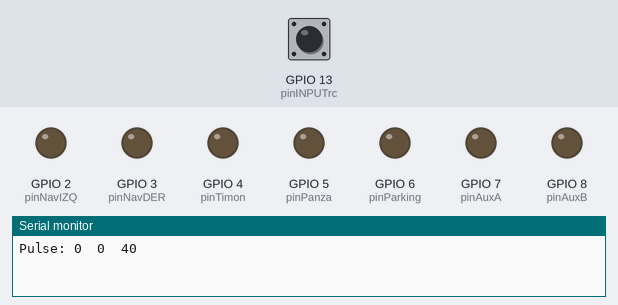
The sketch below on a simulated ESP32. On the bench: output pins drawn as LEDs (lit = HIGH), the last lines printed to the serial monitor. Inputs (shaded band) come from the test bench; at power-on: GPIO 13 (pinINPUTrc) LOW.

Above: at 1.2 s.
1.3 s: GPIO 13 (pinINPUTrc) pulsed HIGH 5 times (0.12 s each, 0.3 s apart)
At 1.9 s:
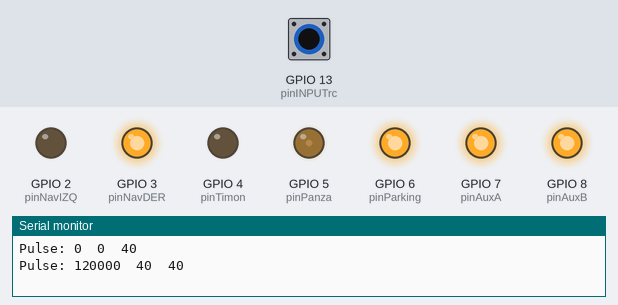
At 3.5 s:
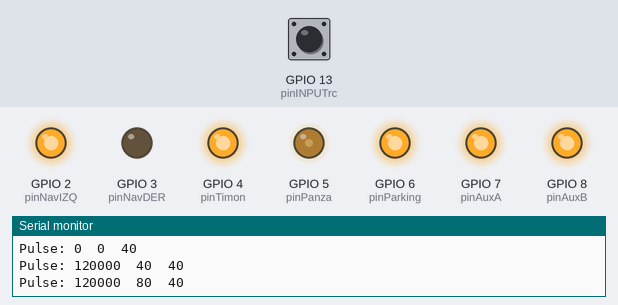
5.3 s: GPIO 13 (pinINPUTrc) pulsed HIGH 2 times (0.12 s each, 0.3 s apart)
At 6.1 s:
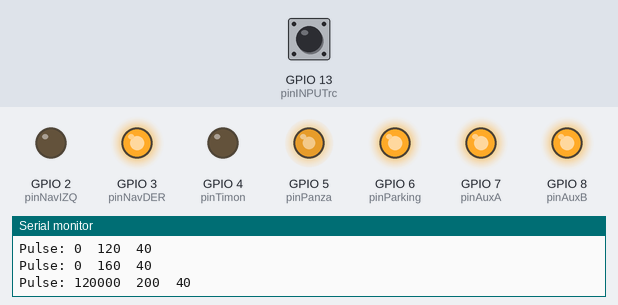
Timing chart, 0 to 8.4 s (numbered marks = the images above; inputs shaded):
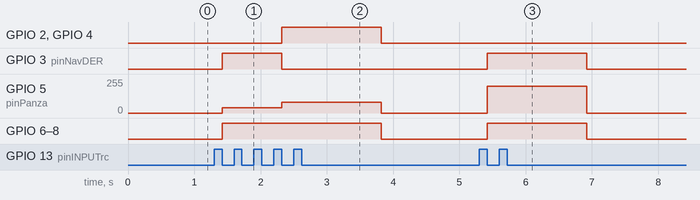

Measured:
- after the input at 1.3 s, GPIO 2 (pinNavIZQ): LOW → HIGH after 1.0 s, → LOW 1.5 s later; GPIO 3 (pinNavDER): LOW → HIGH after 0.12 s, → LOW 0.90 s later
- after the input at 5.3 s, GPIO 3 (pinNavDER), GPIO 6 (pinParking), GPIO 7 (pinAuxA), GPIO 8 (pinAuxB): LOW → HIGH after 0.12 s, → LOW 1.5 s later; GPIO 5 (pinPanza): 0/255 → 200/255 after 0.12 s, → 0/255 1.5 s later

The sketch:

CessnaLightControl.ino
```cpp
#include <WiFi.h>
#include <WiFiClient.h>
#include <WiFiServer.h>
#include <WiFiUdp.h>

// Cessna Light Control (PULSEIN)
// Autor: Diego Fernández Sanz
// Fecha: 02/07/2017
// Función:
//
//  1. Lee en el PIN 13 la señal del receptor FUTABA correspondiente al canal compartido con la alimentación
//
//  2. Analiza la posición de la llave a la que esta conectada al canal del receptor que esta leyendo en 1.
//      Posición A -->  Bajo  --> APAGADO       pulso devuelto -->  +/- 1100
//      Posición B -->  Medio --> NAVEGACION    pulso devuelto -->  +/- 1500
//      Posición C -->  Alto  --> NAV+PARKING   pulso devuelto -->  +/- 1900
//
//  3. A partir de la posición de la llave del radio que leyó acciona los comportamientos
//
//  4. Comportamiento NAVEGACION
//      Alerna luces de las punteras de alas, panza y timón de cola
//
//  5. Comportamiento NAV+PARKING
//      A las luces de navegación agrega la luz de parking blanca en las ruedas del avión


int pinINPUTrc = 13;        // PIN donde voy a conectar la señal del canal del receptor a leer
unsigned long duration;     // Duración del pulso que me va a devolver PULSEIN
int alternaLuces = 0;       // Manejador de la secuencia de encentido de las luces para hacer la conbinación 0..5
int fadeLuces = 0;          // Manejador del atenuado de la luz de Timón y de Panza del avión
int incrFade = 40;          // Incrementos en el ciclo de FADE que deberían ser múltimplos de 5 [5..255]
int retardoCiclo = 500;     // Delay de todo el ciclo para atenuar la velocidad de Alternancia y de Fading

int pinNavIZQ=2;
int pinNavDER=3;
int pinTimon=4;
int pinPanza=5;
int pinParking=6;
int pinAuxA=7;               // Auxiliar que se prende conjuntamente con la luz de Parking
int pinAuxB=8;               // Auxiliar que se prende siempre que la llave esté en MEDIUM o HIGH

void setup() {


  pinMode(pinINPUTrc, INPUT);      // Definición del pin de lectura como INPUT

  pinMode(pinNavIZQ,   OUTPUT);    // PIN de salida de luces
  pinMode(pinNavDER,   OUTPUT);
  pinMode(pinTimon,    OUTPUT);
  pinMode(pinPanza,    OUTPUT);
  pinMode(pinParking,  OUTPUT);
  pinMode(pinAuxA,  OUTPUT);
  pinMode(pinAuxB,  OUTPUT);


  Serial.begin(9600);              // Inicio el monitor serial para testear el ancho del pulso del receptor

}


void loop() {

  duration = pulseIn(pinINPUTrc, HIGH);             // Lectura del pin del receptor

  // Saco por el monitor serial la data de las principales variables
  Serial.print("Pulse: ");
  Serial.print(duration, DEC);
  Serial.print('\t');
  Serial.print(fadeLuces);
  Serial.print('\t');
  Serial.println(incrFade);

  // En base a la duración del flanco alto del pulso determino en que posición esta la llave del radio
  //
  // Llave en la posición LOW
  if(duration<1300)
  {
      digitalWrite(pinNavIZQ,LOW);
      digitalWrite(pinNavDER,LOW);
      digitalWrite(pinTimon,LOW);
      digitalWrite(pinPanza,LOW);
      digitalWrite(pinParking,LOW);
      digitalWrite(pinAuxA,LOW);
      digitalWrite(pinAuxB,LOW);

  }

  // Llave en la posición MEDIUM o HIGH
  if (duration>1500)
  {
      // Combinaciones de luces de navegación que van alternando
      if (alternaLuces==0 || alternaLuces==1 || alternaLuces==4 || alternaLuces==5)
      {
        digitalWrite(pinNavDER,HIGH);
        digitalWrite(pinNavIZQ,LOW);

      }
      if (alternaLuces==2 || alternaLuces==3 || alternaLuces==6 || alternaLuces==7)
      {
        digitalWrite(pinNavDER,LOW);
        digitalWrite(pinNavIZQ,HIGH);
      }

      if (alternaLuces==0|| alternaLuces==2 || alternaLuces==4 || alternaLuces==6)
      {
        digitalWrite(pinTimon,HIGH);
      }

      if (alternaLuces==1|| alternaLuces==3 || alternaLuces==5 || alternaLuces==7)
      {
        digitalWrite(pinTimon,LOW);
      }

      // Fade de las luces que encienden y apagan lento
      analogWrite(pinPanza,fadeLuces);

      // Auxiliar B debe quedar prendido siempre en MEDIUM y HIGH
      digitalWrite(pinAuxB,HIGH);

      // El la posición mas alta de la llave además prendo las luces de PARKING
      //
      if (duration>1900)
      {
        digitalWrite(pinParking,HIGH);
        digitalWrite(pinAuxA,HIGH);
      }
      else
      {
        digitalWrite(pinParking,LOW);
        digitalWrite(pinAuxA,LOW);
      }

      // Retardo para alternar las luces
      delay(retardoCiclo);

  }


  // Incrementa el secuenciador de luces para dar los efectos de combinación
  //
  if(alternaLuces++ > 7)
  {
    alternaLuces=0;
  }


  // Incrementa y decrementa el ciclo de FADE
  //

  fadeLuces = fadeLuces + incrFade;

  if (fadeLuces < 0)
  {
    fadeLuces = 0;
    incrFade = -incrFade;
  }

  if (fadeLuces > 255)
  {
    fadeLuces = 255;
    incrFade = -incrFade;
  }


}
```
